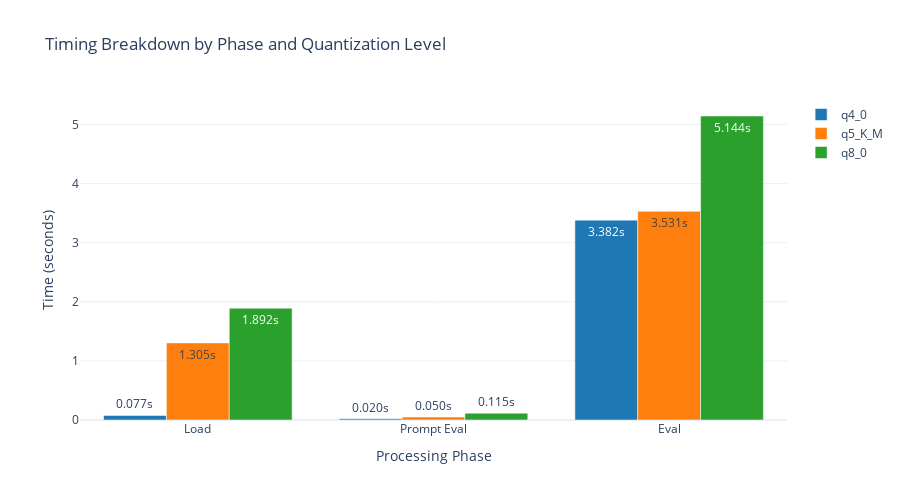

Source (notebook cell):
### Code cell
# Timing Breakdown Waterfall Chart: Load → Prompt-Eval → Eval Phases
def create_timing_waterfall():
    """Create waterfall chart showing timing breakdown"""

    # Calculate average timing by quantization
    timing_summary = (
        quant_df.groupby("tag")
        .agg({"load_s": "mean", "prompt_eval_s": "mean", "eval_s": "mean"})
        .round(3)
    )

    fig = go.Figure()

    colors = {"q4_0": "#1f77b4", "q5_K_M": "#ff7f0e", "q8_0": "#2ca02c"}

    for tag in timing_summary.index:
        fig.add_trace(
            go.Bar(
                name=tag,
                x=["Load", "Prompt Eval", "Eval"],
                y=[
                    timing_summary.loc[tag, "load_s"],
                    timing_summary.loc[tag, "prompt_eval_s"],
                    timing_summary.loc[tag, "eval_s"],
                ],
                marker_color=colors[tag],
                text=[
                    f"{val:.3f}s"
                    for val in [
                        timing_summary.loc[tag, "load_s"],
                        timing_summary.loc[tag, "prompt_eval_s"],
                        timing_summary.loc[tag, "eval_s"],
                    ]
                ],
                textposition="auto",
            )
        )

    fig.update_layout(
        title="Timing Breakdown by Phase and Quantization Level",
        xaxis_title="Processing Phase",
        yaxis_title="Time (seconds)",
        barmode="group",
        height=500,
        font=dict(size=12),
    )

    return fig, timing_summary


# Create and display
timing_fig, timing_summary = create_timing_waterfall()
timing_fig.show()

# Display timing analysis
print("\n📊 Timing Analysis Summary:")
if not timing_summary.empty:
    print(timing_summary)
else:
    print("No timing data available for analysis")

### Figure 1 — Plotly figure (JSON) as saved in the notebook; plotly's stock layout.template omitted (floating-point values rounded to 4 significant figures)
{"data": [{"marker": {"color": "#1f77b4"}, "name": "q4_0", "text": ["0.077s", "0.020s", "3.382s"], "textposition": "auto", "type": "bar", "x": ["Load", "Prompt Eval", "Eval"], "y": [0.077, 0.02, 3.382]}, {"marker": {"color": "#ff7f0e"}, "name": "q5_K_M", "text": ["1.305s", "0.050s", "3.531s"], "textposition": "auto", "type": "bar", "x": ["Load", "Prompt Eval", "Eval"], "y": [1.305, 0.05, 3.531]}, {"marker": {"color": "#2ca02c"}, "name": "q8_0", "text": ["1.892s", "0.115s", "5.144s"], "textposition": "auto", "type": "bar", "x": ["Load", "Prompt Eval", "Eval"], "y": [1.892, 0.115, 5.144]}], "layout": {"barmode": "group", "font": {"size": 12}, "height": 500, "title": {"text": "Timing Breakdown by Phase and Quantization Level"}, "xaxis": {"title": {"text": "Processing Phase"}}, "yaxis": {"title": {"text": "Time (seconds)"}}}}
